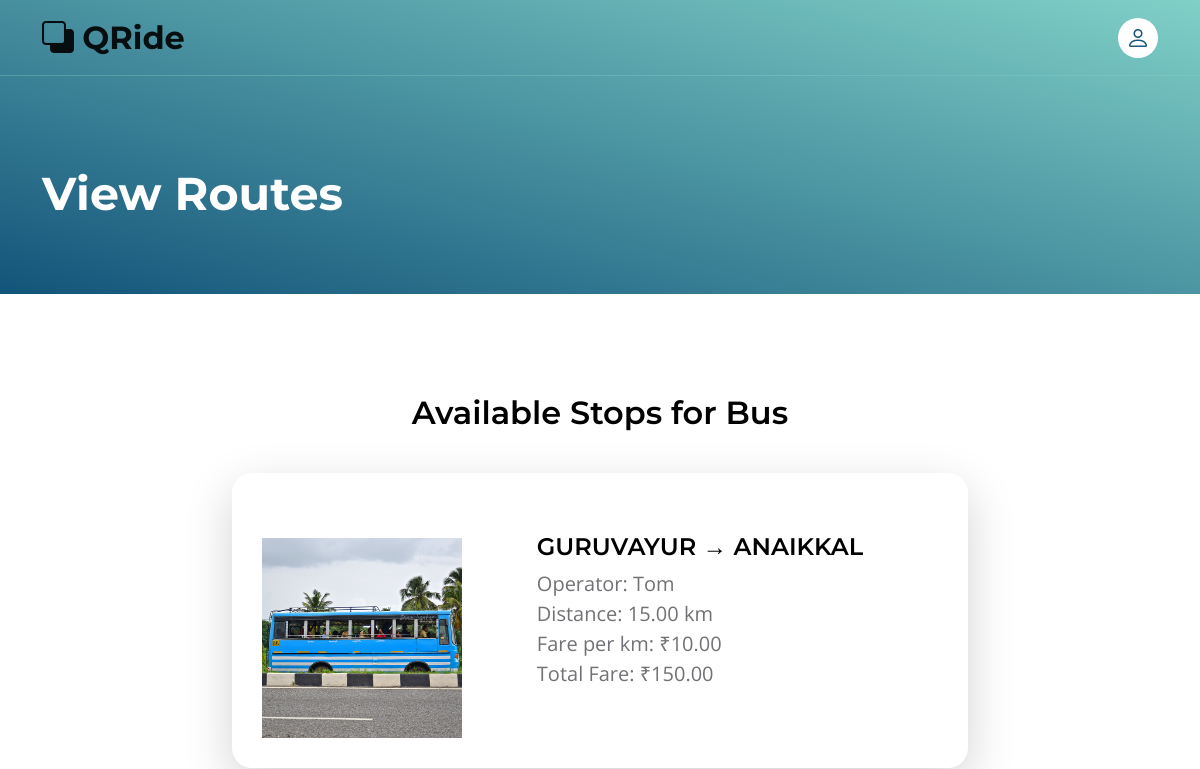
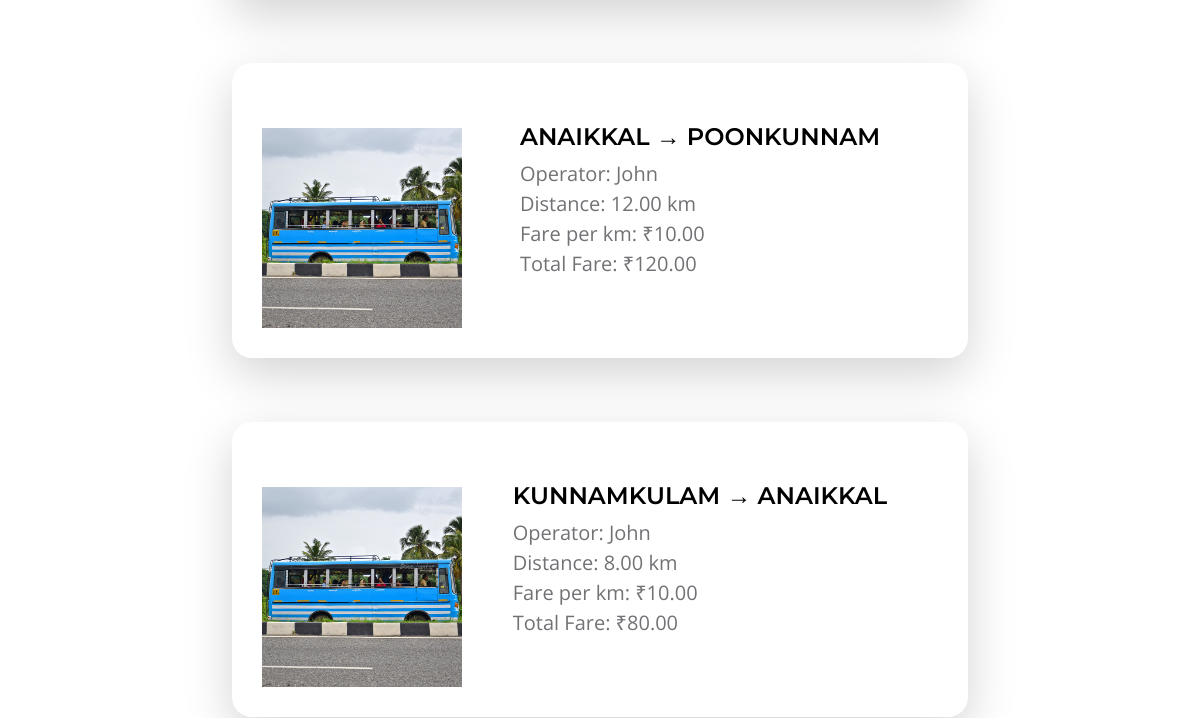
Before: /view_routes/ (upper part) with the older database file (2 pictures, top to bottom).
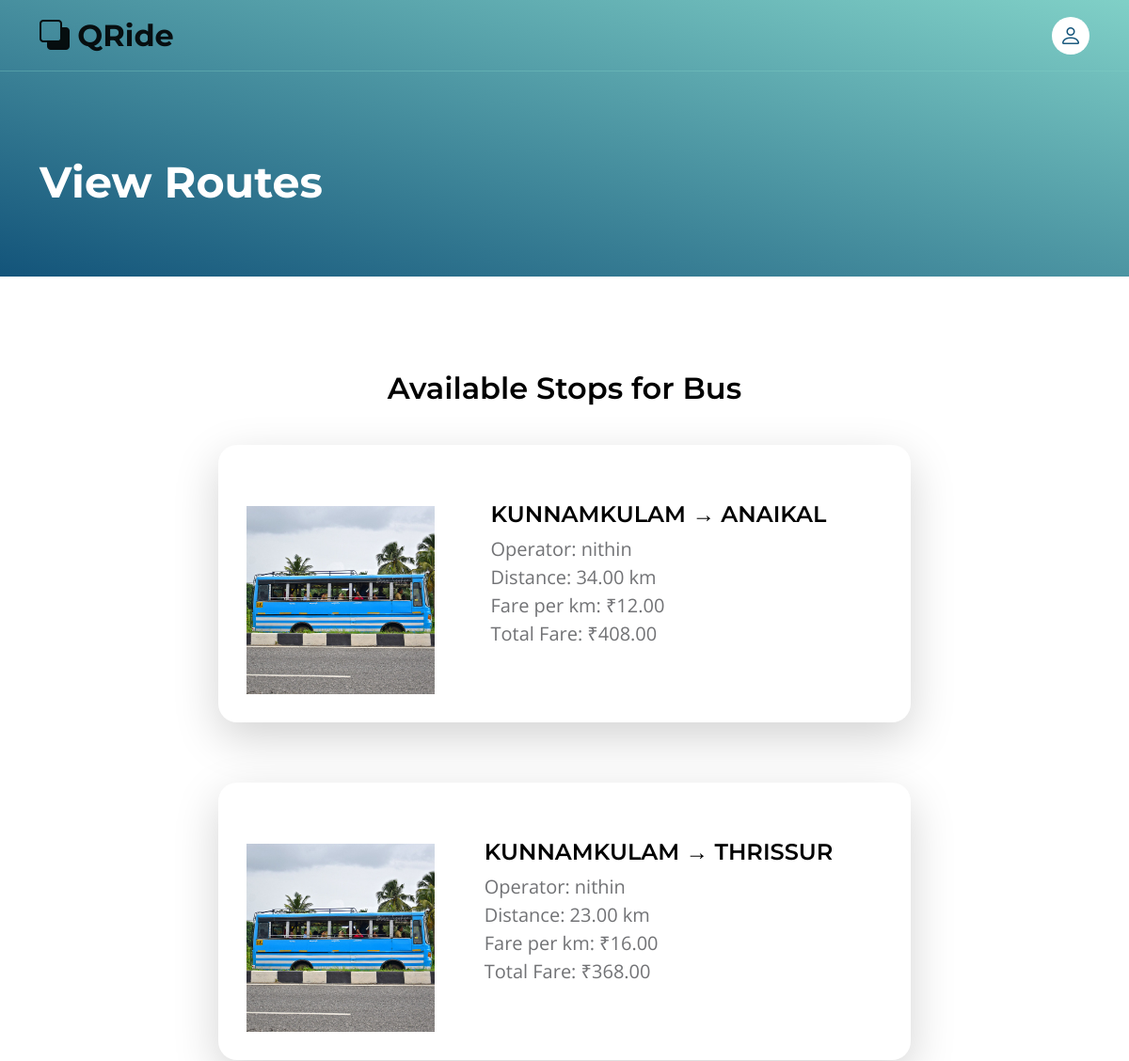
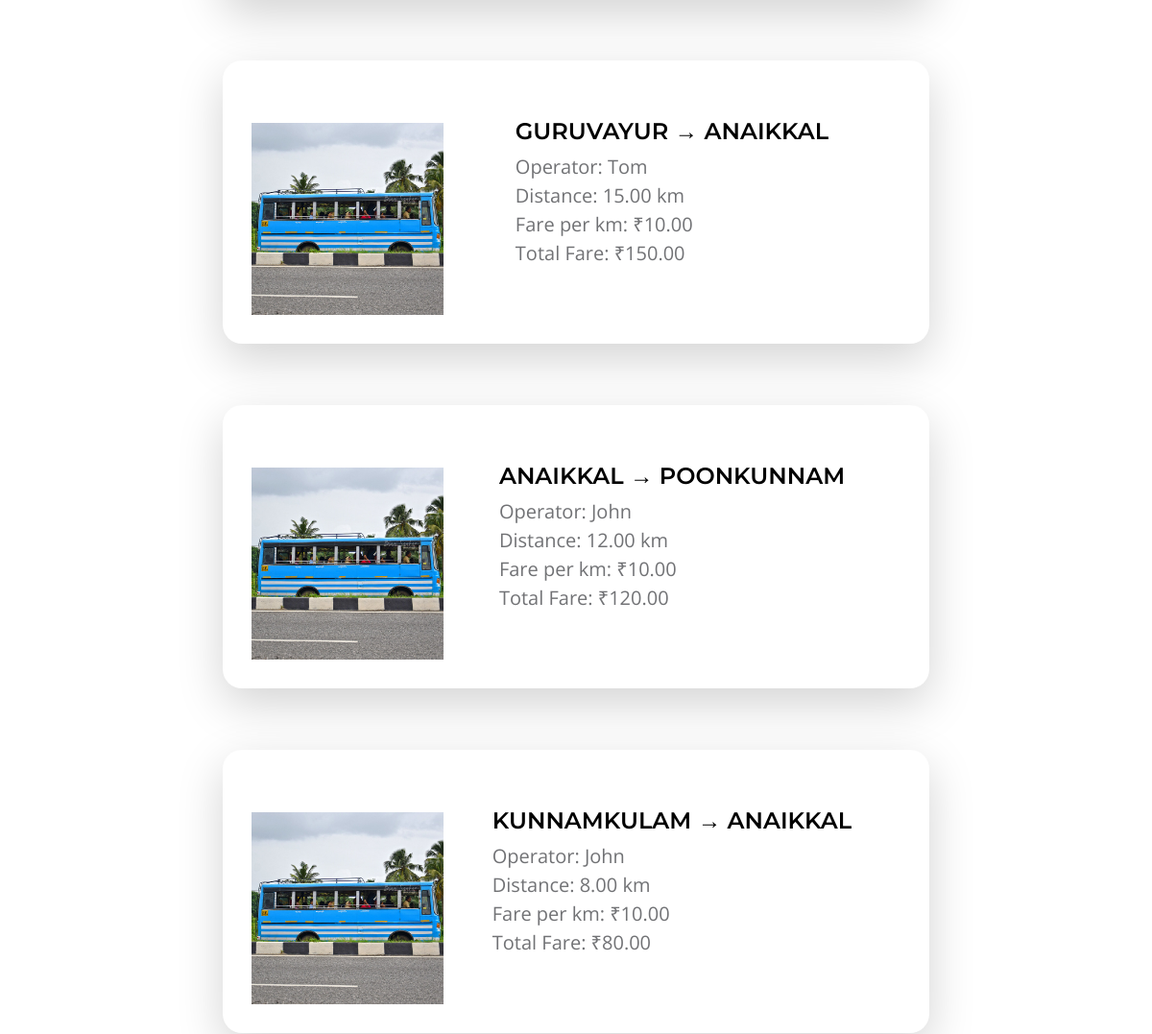
After: the same page with the newer database file (2 pictures, top to bottom).
### core/models.py (models this page shows, shortened)
class route(models.Model):
    bus = models.ForeignKey('Bus', on_delete=models.CASCADE, related_name='routes')
    operator = models.CharField(max_length=100)
    bus_number = models.CharField(max_length=20)
    start_stop = models.CharField(max_length=100)
    end_stop = models.CharField(max_length=100)
    distance = models.DecimalField(max_digits=6, decimal_places=2)
    fare = models.DecimalField(max_digits=6, decimal_places=2, default=Decimal('1.00'))
    total = models.DecimalField(max_digits=8, decimal_places=2, blank=True, null=True)
    created_at = models.DateTimeField(auto_now_add=True)

### core/views.py (the view)
# urls.py: path('view_routes/', views.view_routes, name='view_routes'),
def view_routes(request):
    routes = route.objects.all().order_by('-created_at')
    return render(request, 'view_routes.html', {'routes': routes})

### templates/view_routes.html (shortened to what this page needs)
{% load static %}
<!doctype html>
<html lang="en">
    <head>
        <link href="{% static 'css/bootstrap.min.css' %}" rel="stylesheet">
        <link href="{% static 'css/bootstrap-icons.css' %}" rel="stylesheet">
        <link href="{% static 'css/templatemo-topic-listing.css' %}" rel="stylesheet">
    </head>
    <body class="topics-listing-page" id="top">
        <main>
            <nav class="navbar navbar-expand-lg">
                <div class="container">
                    <a class="navbar-brand" href="/index">
                        <i class="bi-back"></i>
                        <span>QRide</span>
                    </a>
                    <div class="collapse navbar-collapse" id="navbarNav">
                        <div class="d-none d-lg-block">
                            <a href="/bus_home" class="navbar-icon bi-person smoothscroll"></a>
                        </div>
                    </div>
                </div>
            </nav>
            <header class="site-header d-flex flex-column justify-content-center align-items-center">
                <div class="container">
                    <div class="row align-items-center">
                        <div class="col-lg-5 col-12">
                            <h2 class="text-white">View Routes</h2>
                        </div>
                    </div>
                </div>
            </header>
            <section class="section-padding">
                <div class="container">
                    <div class="row">
                        <div class="col-lg-12 col-12 text-center">
                            <h3 class="mb-4" >Available Stops for Bus {{ route.bus_number }}</h3>
                        </div>
                            {% for route in routes %}
                            <div class="col-lg-8 col-12 mt-3 mx-auto">
                                <div class="custom-block custom-block-topics-listing bg-white shadow-lg mb-5">
                                    <div class="d-flex">
                                        <img src="{% static 'images/bus5.jpg' %}" class="custom-block-image img-fluid" alt="QR Code for {{ bus.bus_number }}">
                                        <div class="custom-block-topics-listing-info d-flex mx-auto" >
                                            <div>
                                                <h5 class="mb-2" style="text-transform: uppercase;">{{ route.start_stop }} → {{ route.end_stop }}</h5>
                                                <p class="mb-0">
                                                    Operator: {{ route.operator }} <br>
                                                    Distance: {{ route.distance }} km <br>
                                                    Fare per km: ₹{{ route.fare }} <br>
                                                    Total Fare: ₹{{ route.total }}
                                                </p>
                                            </div>
                                        </div>
                                    </div>
                                </div>
                            </div>
                            {% empty %}
                            <p class="text-center">No routes available for this bus.</p><br><Br><br><br><Br><br><br><Br><br><br><br>
                            {% endfor %}
                    </div>
                </div>
            </section>
        </main>
    </body>
</html>

Changed rows visible on the page:
added route: start_stop "KUNNAMKULAM", end_stop "ANAIKAL", operator "nithin", distance "34.00", fare "12.00", total "408.00"
added route: start_stop "KUNNAMKULAM", end_stop "THRISSUR", operator "nithin", distance "23.00", fare "16.00", total "368.00"
